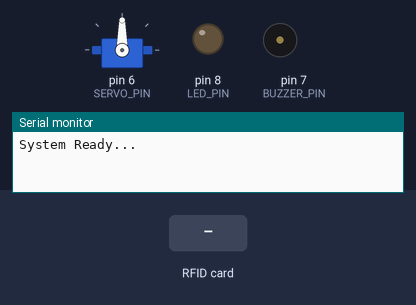
The sketch below on a simulated Arduino Uno, built with avr-gcc and run on an emulated ATmega328P. On the bench: servo, output pins drawn as LEDs (lit = HIGH), buzzer (waves = sounding), the last lines printed to the serial monitor. Dashed ring = blinking. Inputs (shaded band) come from the test bench. Pins used as bus, display or sensor lines are not drawn.

Above: at 1.2 s.
1.3 s: RFID card 5E 7A 19 C4 held to the reader
At 1.4 s:
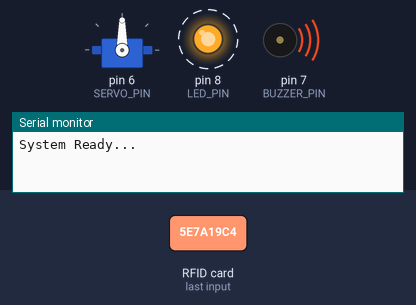
4.3 s: RFID card 62 7E 3E 5C held to the reader
At 4.8 s:
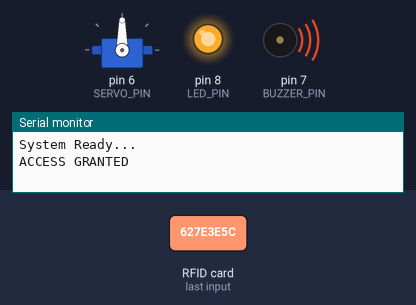
At 7.5 s:
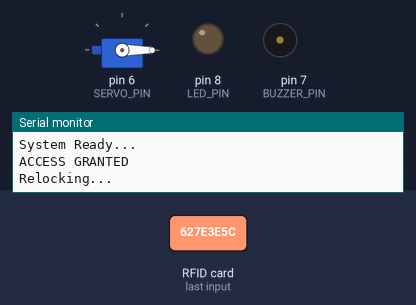
Timing chart, 0 to 9.1 s (numbered marks = the images above; inputs shaded):
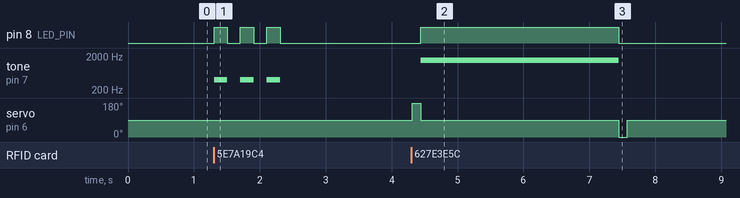

Measured:
- after the input at 1.3 s, pin 8 (LED_PIN): alternates HIGH for 0.20 s and LOW for 0.20 s, 6 changes in all, then stays LOW, starting at once; tone on pin 7 (BUZZER_PIN): alternates 400 Hz for 0.20 s and silent for 0.20 s, 6 changes in all, then stays silent, starting at once
- after the input at 4.3 s, pin 8 (LED_PIN): LOW → HIGH after 0.14 s, → LOW 3.0 s later; tone on pin 7 (BUZZER_PIN): silent → 1500 Hz after 0.14 s, → silent 3.0 s later; servo on pin 6 (SERVO_PIN): 90° → 180° at once, → 90° 0.13 s later, → 0° 3.0 s later, → 90° 0.13 s later

The sketch:

RFID.ino
```cpp
#include <SPI.h>
#include <MFRC522.h>
#include <Servo.h>

#define SS_PIN 10
#define RST_PIN 9
#define LED_PIN 8
#define BUZZER_PIN 7
#define SERVO_PIN 6

MFRC522 rfid(SS_PIN, RST_PIN);
Servo myServo;

byte authorizedTag[] = {0x62, 0x7E, 0x3E, 0x5C};

// --- CALIBRATION SETTINGS ---
int stopSignal = 90;   // The signal that tells the motor to STOP
int turnDelay = 130;   // ADJUST THIS: How long (ms) to spin to reach 90 degrees
// ----------------------------

void setup() {
  Serial.begin(9600);
  SPI.begin();
  rfid.PCD_Init();

  myServo.attach(SERVO_PIN);
  myServo.write(stopSignal);

  pinMode(LED_PIN, OUTPUT);
  pinMode(BUZZER_PIN, OUTPUT);

  digitalWrite(LED_PIN, LOW);
  digitalWrite(BUZZER_PIN, LOW);
  Serial.println("System Ready...");
}

void loop() {
  if (!rfid.PICC_IsNewCardPresent() || !rfid.PICC_ReadCardSerial()) return;

  bool accessGranted = true;
  for (byte i = 0; i < 4; i++) {
    if (rfid.uid.uidByte[i] != authorizedTag[i]) {
      accessGranted = false;
      break;
    }
  }

  if (accessGranted) {
    handleSuccess();
  } else {
    handleDenied();
  }

  rfid.PICC_HaltA();
  rfid.PCD_StopCrypto1();
}

void handleSuccess() {
  Serial.println("ACCESS GRANTED");

  // 1. ROTATE 90 DEGREES (APPROX)
  myServo.write(180);       // Start spinning full speed
  delay(turnDelay);         // Spin just long enough to hit 90 degrees
  myServo.write(stopSignal); // STOP

  // 2. ALERT PHASE
  digitalWrite(LED_PIN, HIGH);
  tone(BUZZER_PIN, 1500);
  delay(3000);              // Your 3-second beep/light
  noTone(BUZZER_PIN);
  digitalWrite(LED_PIN, LOW);

  // 3. ROTATE BACK
  Serial.println("Relocking...");
  myServo.write(0);         // Spin opposite way
  delay(turnDelay);         // Spin back the same amount
  myServo.write(stopSignal); // STOP
}

void handleDenied() {
  for(int i = 0; i < 3; i++) {
    digitalWrite(LED_PIN, HIGH);
    tone(BUZZER_PIN, 400);
    delay(200);
    digitalWrite(LED_PIN, LOW);
    noTone(BUZZER_PIN);
    delay(200);
  }
}
```
